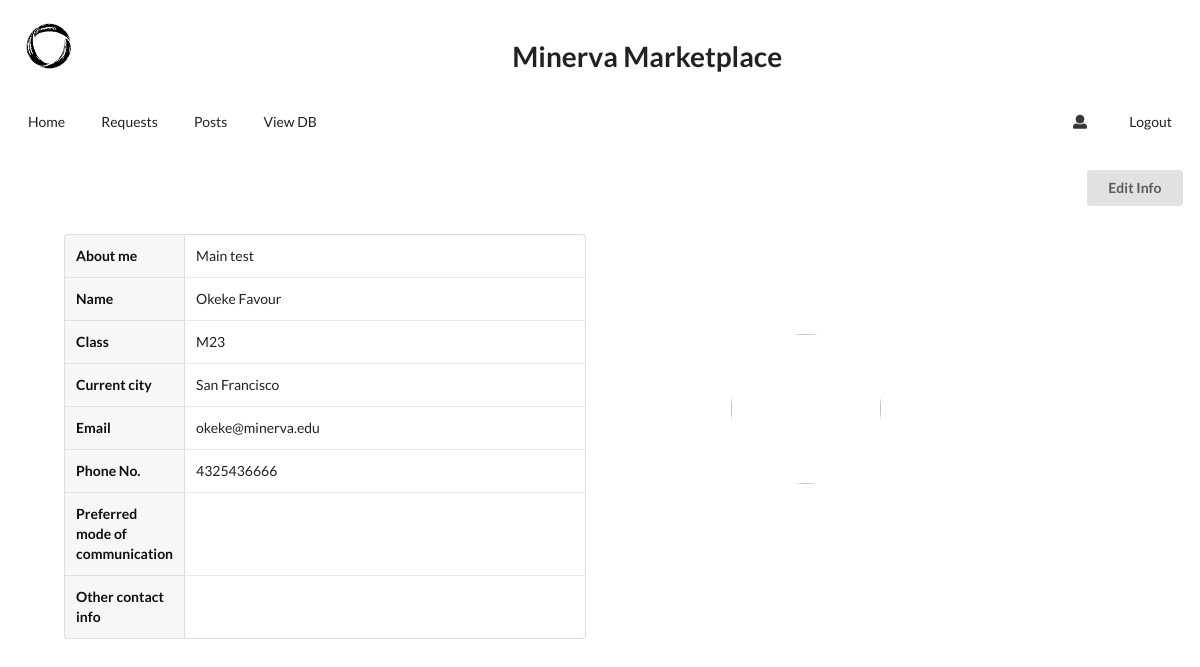
Page /user_info (signed in) on the committed database.
### app.py (models this page shows, shortened)
class Users(db.Model):
    user_id = db.Column(db.Integer, primary_key = True)
    image_id = db.Column(db.Integer)
    user_name = db.Column(db.String(100))
    user_email = db.Column(db.String(100))
    user_phone_no = db.Column(db.String(100))
    user_class = db.Column(db.String(100))
    user_about_me = db.Column(db.String(100))
    user_city = db.Column(db.String(100))
    user_pmoc = db.Column(db.String(100))
    user_oci = db.Column(db.String(100))
    password = db.Column(db.String(100))

### app.py (the view)
@app.route("/user_info", methods = ["POST", "GET"])
def user_info():
    if "user_email" in session:
        usr = Users.query.filter_by(user_email=session["user_email"], password=session["password"]).first()
        img = Images.query.filter_by(id=usr.image_id).first()
        if img:
            image_link = f"https://{img.bucket}.s3.{img.region}.amazonaws.com/{img.filename}"
        else:
            image_link = "/static/male_avatar.png"
        return render_template("user_info.html", usr=usr, image_link=image_link)
    else:
        flash("You need to log in!")
        return redirect(url_for("login"))

### templates/user_info.html (shortened to what this page needs)
{% extends "base.html" %}
{% block body %}
    <div class="ui right aligned basic segment">
        <a href="{{ url_for('create_user') }}">
            <button class="ui button">Edit Info</button>
        </a>
    </div>
    <div class="ui grid" style="margin-left: 50px; margin-right: 50px;">
        <div class="eight wide column">
            <table class="ui definition table">
                <tbody>
                    <tr>
                        <td class="three wide column">About me</td>
                        <td>{{usr.user_about_me}}</td>
                    </tr>
                    <tr>
                        <td>Name</td>
                        <td>{{usr.user_name}}</td>
                    </tr>
                    <tr>
                        <td>Class</td>
                        <td>{{usr.user_class}}</td>
                    </tr>
                    <tr>
                        <td>Current city</td>
                        <td>{{usr.user_city}}</td>
                    </tr>
                    <tr>
                        <td>Email</td>
                        <td>{{usr.user_email}}</td>
                    </tr>
                    <tr>
                        <td>Phone No.</td>
                        <td>{{usr.user_phone_no}}</td>
                    </tr>
                    <tr>
                        <td>Preferred mode of communication</td>
                        <td>{{usr.user_pmoc}}</td>
                    </tr>
                    <tr>
                        <td>Other contact info</td>
                        <td>{{usr.user_oci}}</td>
                    </tr>
                </tbody>
            </table>
        </div>
        <div class="six wide column">
            <img
                class="ui circular centered image"
                src={{image_link}}
                height="150" width="150"
                style="margin-top: 100px; margin-bottom: 5px;"/>
        </div>
    </div>
{% endblock %}

### rows in the picture
Users: user_about_me "Main test", user_name "Okeke Favour", user_class "M23", user_city "San Francisco", user_email "okeke@minerva.edu", user_phone_no "4325436666"
